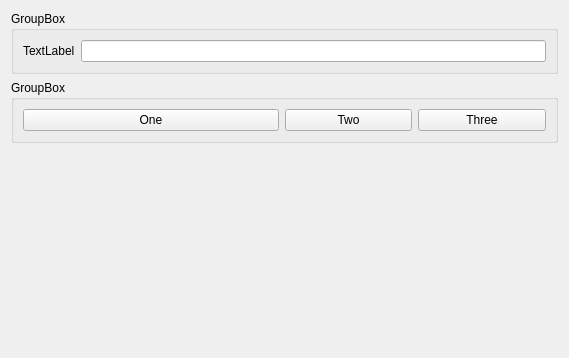
<?xml version="1.0" encoding="UTF-8"?>
<ui version="4.0">
 <class>Widget</class>
 <widget class="QWidget" name="Widget">
  <property name="geometry">
   <rect>
    <x>0</x>
    <y>0</y>
    <width>569</width>
    <height>358</height>
   </rect>
  </property>
  <property name="windowTitle">
   <string>Widget</string>
  </property>
  <layout class="QVBoxLayout" name="verticalLayout">
   <item>
    <widget class="QGroupBox" name="groupBox">
     <property name="title">
      <string>GroupBox</string>
     </property>
     <layout class="QHBoxLayout" name="horizontalLayout">
      <item>
       <widget class="QLabel" name="label">
        <property name="text">
         <string>TextLabel</string>
        </property>
       </widget>
      </item>
      <item>
       <widget class="QLineEdit" name="lineEdit"/>
      </item>
     </layout>
    </widget>
   </item>
   <item>
    <widget class="QGroupBox" name="groupBox_2">
     <property name="title">
      <string>GroupBox</string>
     </property>
     <layout class="QHBoxLayout" name="horizontalLayout_2">
      <item>
       <widget class="QPushButton" name="pushButton">
        <property name="sizePolicy">
         <sizepolicy hsizetype="Minimum" vsizetype="Fixed">
          <horstretch>2</horstretch>
          <verstretch>0</verstretch>
         </sizepolicy>
        </property>
        <property name="text">
         <string>One</string>
        </property>
       </widget>
      </item>
      <item>
       <widget class="QPushButton" name="pushButton_2">
        <property name="sizePolicy">
         <sizepolicy hsizetype="Minimum" vsizetype="Fixed">
          <horstretch>1</horstretch>
          <verstretch>0</verstretch>
         </sizepolicy>
        </property>
        <property name="text">
         <string>Two</string>
        </property>
       </widget>
      </item>
      <item>
       <widget class="QPushButton" name="pushButton_3">
        <property name="sizePolicy">
         <sizepolicy hsizetype="Minimum" vsizetype="Fixed">
          <horstretch>1</horstretch>
          <verstretch>0</verstretch>
         </sizepolicy>
        </property>
        <property name="text">
         <string>Three</string>
        </property>
       </widget>
      </item>
     </layout>
    </widget>
   </item>
   <item>
    <spacer name="verticalSpacer">
     <property name="orientation">
      <enum>Qt::Vertical</enum>
     </property>
     <property name="sizeHint" stdset="0">
      <size>
       <width>38</width>
       <height>199</height>
      </size>
     </property>
    </spacer>
   </item>
  </layout>
 </widget>
 <resources/>
 <connections/>
</ui>
